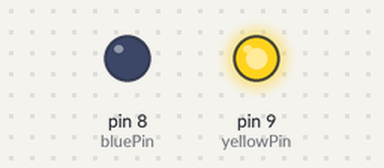
Bench run of a sketch on a simulated Arduino Uno, built with avr-gcc and run on an emulated ATmega328P. Shown: output pins drawn as LEDs (lit = HIGH).

Above: at 1.0 s.
At 8.0 s:
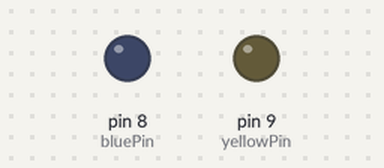
At 15.0 s:
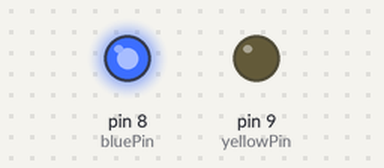
Timing chart, 0 to 20.8 s (numbered marks = the images above):
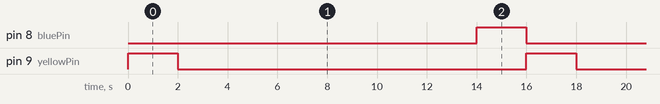

The sketch:

mini_traffic_light.ino
```cpp
// ogi sinatra Proyek 2 Mini Traffic Lights
int ledDelay = 10000; // delay Pada setiap perubahan
int yellowPin = 9;
int bluePin = 8;

void setup() {
//  pinMode(redPin, OUTPUT);
	pinMode(yellowPin, OUTPUT);
	pinMode(bluePin, OUTPUT);
}
void loop() {

//
//  digitalWrite(redPin, LOW);
//  digitalWrite(redPin, HIGH);
//  digitalWrite(redPin, LOW);
//  delay(2000);
//  delay(ledDelay);
//
//  digitalWrite(yellowPin, LOW);
//  digitalWrite(yellowPin, HIGH);
//  digitalWrite(yellowPin, LOW);
//  delay(2000);
//  delay(ledDelay);
//
//  digitalWrite(greenPin, LOW);
//  digitalWrite(greenPin, HIGH);
//  digitalWrite(greenPin, LOW);
//  delay(2000);
//  delay(ledDelay);

  digitalWrite(bluePin, LOW);
	digitalWrite(yellowPin, HIGH); // Nyalakan LED Kuning
	delay(2000); // tunda 2 detik
  digitalWrite(yellowPin, LOW); // OFF kan LED Kuning
	digitalWrite(bluePin, HIGH); // Nyalakan LED Hijau
  digitalWrite(bluePin, LOW); // OFF kan LED Kuning
  delay(2000); // tunda 2 detik
	digitalWrite(yellowPin, LOW); // OFF kan LED Kuning
  delay(ledDelay); // tunda beberapa milisecond
  digitalWrite(bluePin, HIGH); // Nyalakan LED Hijau
	digitalWrite(yellowPin, LOW); // OFF kan LED Kuning
	delay(2000); // Tunda 2 detik

	// Loop akan terus berulang
}
```

Measured:
- by itself, pin 8 (bluePin), pin 9 (yellowPin): alternates HIGH for 2.0 s and LOW for 14.0 s
- by itself, everything shown: repeats every 16.0 s, in 3 steps
